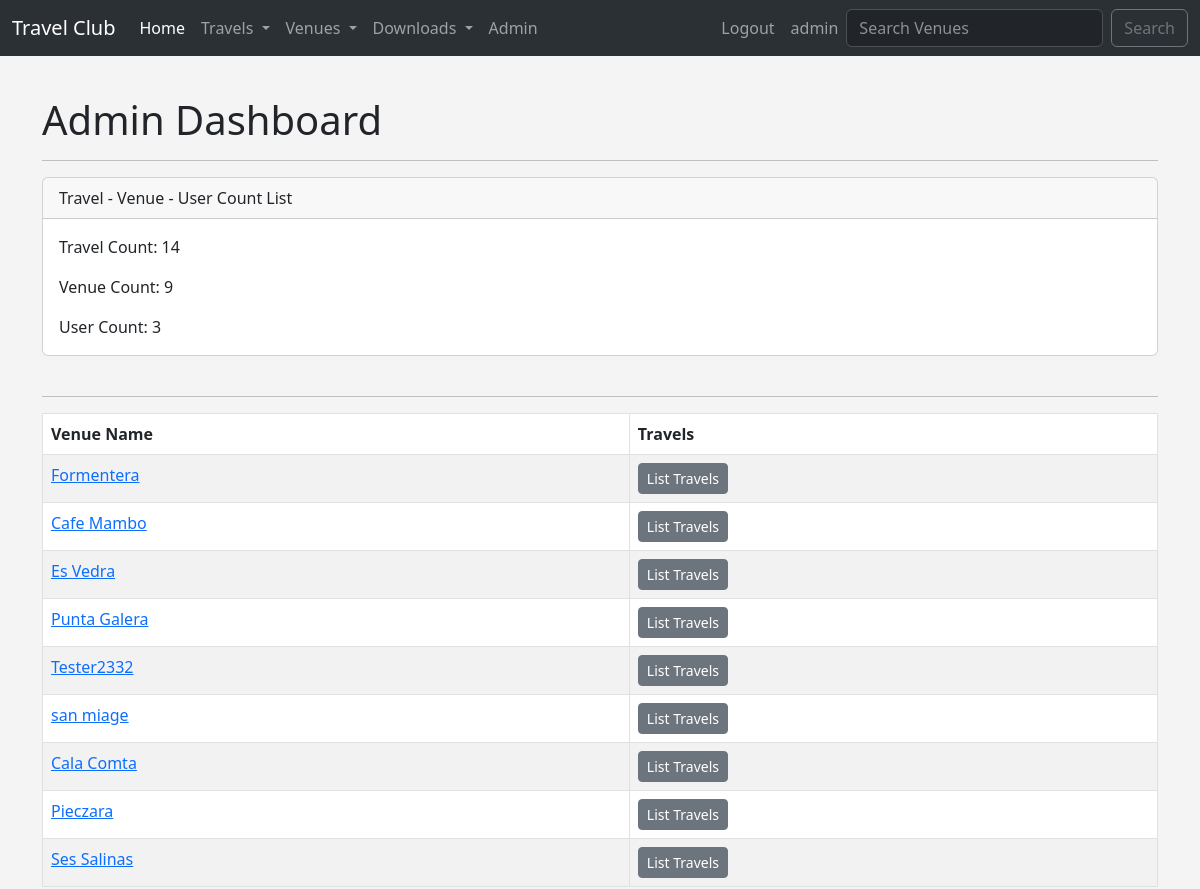
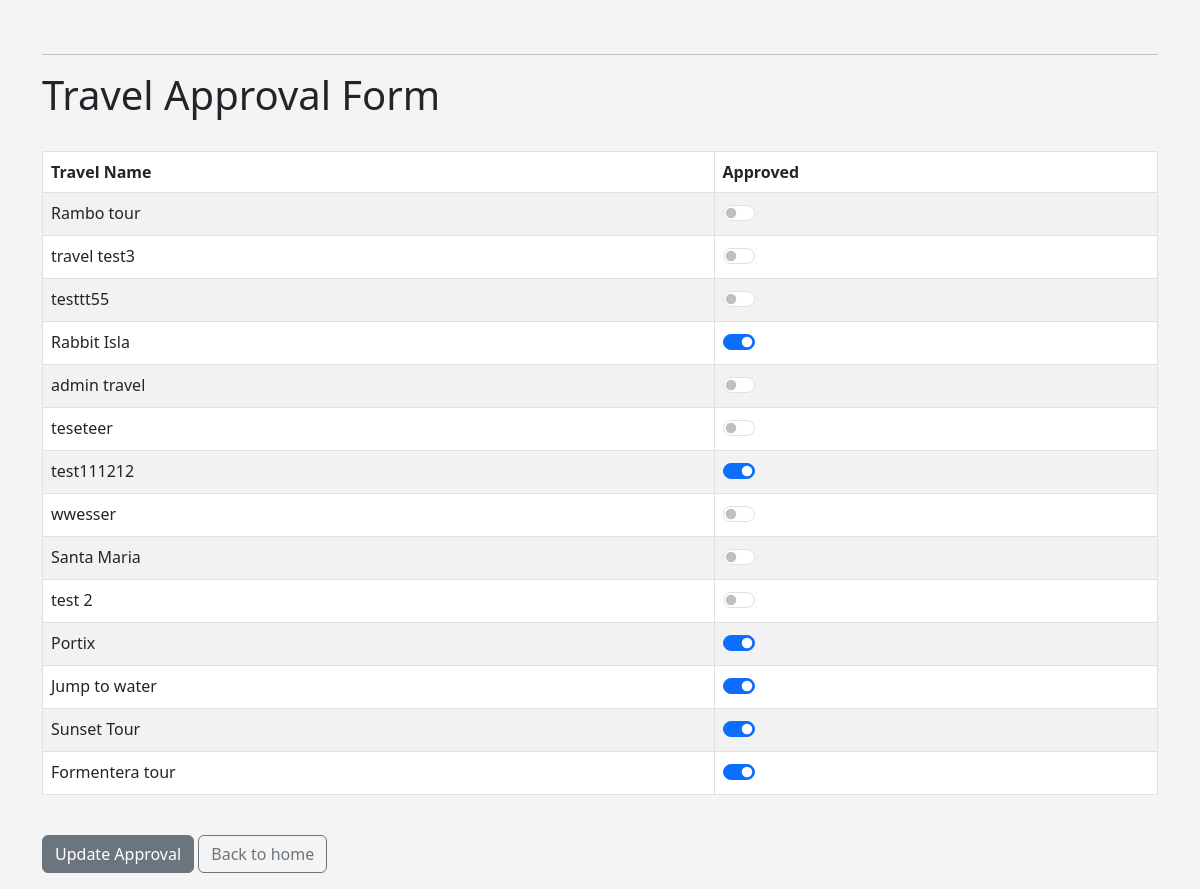
Screenshot of /admin_approval (signed in) with the database file from the repository (2 pictures, top to bottom).
### travel/models.py (models this page shows, shortened)
class Venue(models.Model):
    name = models.CharField('Venue Name', max_length=120)
    address = models.CharField(max_length=300)
    zip_code = models.CharField('Zip Code', max_length=15)
    phone = models.CharField('Contact Phone', max_length=25, blank=True)
    web = models.URLField('Website Address', blank=True)
    email_address = models.EmailField('Email', blank=True)
    owner = models.IntegerField('Venue Owner', blank=False, default=1)
    venue_image = models.ImageField(null=True, blank=True, upload_to='images/')
    def __str__(self):
        return self.name

class Travel(models.Model):
    name = models.CharField('Travel Name', max_length=120)
    travel_date = models.DateTimeField('Travel Date')
    venue = models.ForeignKey(
        Venue, blank=True, null=True, on_delete=models.CASCADE)
    manager = models.ForeignKey(User, blank=True, null=True, on_delete=models.SET_NULL)
    description = models.TextField(blank=True)
    attendees = models.ManyToManyField(TravelUser, blank=True)
    approved = models.BooleanField('Approved', default=False)
    def __str__(self):
        return self.name

### travel/views.py (the view)
# urls.py: path('admin_approval', views.admin_approval, name='admin_approval'),
def admin_approval(request):
    venue_list = Venue.objects.all()
    travel_count = Travel.objects.all().count()
    venue_count = Venue.objects.all().count()
    user_count = User.objects.all().count()
    travel_list = Travel.objects.all().order_by('-travel_date')
    if request.user.is_superuser:
        if request.method == 'POST':
            id_list = request.POST.getlist('boxes')
            travel_list.update(approved=False)
            for x in id_list:
                Travel.objects.filter(pk=int(x)).update(approved=True)
            messages.success(
                request, ('Travel list approval has been updated!'))
            return redirect('list-travels')
        else:
            return render(request, 'travel/admin_approval.html', {
                'travel_list': travel_list,
                'travel_count': travel_count,
                'venue_count': venue_count,
                'user_count': user_count,
                'venue_list': venue_list})
    else:
        messages.success(
            request, ('You are not authorized to view this page!'))
        return redirect('home')
    return render(request, 'travel/admin_approval.html')

### travel/templates/travel/admin_approval.html (shortened to what this page needs)
{% extends 'travel/base.html' %}
{% block content %}
<h1>Admin Dashboard</h1>
<hr/>
<form action="" method="post">
<div class="card">
    <div class="card-header">
        Travel - Venue - User Count List
    </div>
    <div class="card-body">
        <p class="card-text">Travel Count: {{ travel_count }}</p>
        <p class="card-text">Venue Count: {{ venue_count }}</p>
        <p class="card-text">User Count: {{ user_count }}</p>
    </div>
</div>
<br><hr>
<table class="table table-striped table-hover table-bordered">
	<thead>
		<tr>
			<th scope="col">Venue Name</th>
			<th scope="col">Travels</th>
		</tr>
	</thead>
	<tbody>
		{% for venue in venue_list %}
		<tr>
			<td>
                <a href="{% url 'show-venue' venue.id%}">{{ venue }}</a>
            </td>
            <td>
                <a href="{% url 'venue-travels' venue.id %}" class="btn btn-sm btn-secondary">List Travels</a>
            </td>
            {% endfor %}
		</tr>
	</tbody>
</table>
<br><hr>
<h1>Travel Approval Form</h1>
<br>
<table class="table table-striped table-hover table-bordered">
	<thead>
		<tr>
			<th scope="col">Travel Name</th>
			<th scope="col">Approved</th>
		</tr>
	</thead>
	<tbody>
		{% for travel in travel_list %}
		<tr>
			<td>{{ travel }} </td>
            <td>
                {% if travel.approved %}
                <div class="form-check form-switch">
                    <input class="form-check-input" type="checkbox" checked="checked" value="{{ travel.id }}" name="boxes">
                  </div>
                  {% else %}
                  <div class="form-check form-switch">
                    <input class="form-check-input" type="checkbox"  value="{{ travel.id }}" name="boxes">
                  </div>
                  {% endif %}
            </td>
            {% endfor %}
		</tr>
	</tbody>
</table>
<br>
<button class="btn btn-secondary mb-3" type="submit">Update Approval</button>
<a href="{% url 'home' %} " class="btn btn-outline-secondary mb-3">Back to home</a>
{% endblock %}

### travel/templates/travel/navbar.html (shortened to what this page needs)
<nav class="navbar fixed-top navbar-expand-lg bg-body-tertiary" data-bs-theme="dark">
    <div class="container-fluid">
      <a class="navbar-brand" href="{% url 'home' %}">Travel Club</a>
      <div class="collapse navbar-collapse" id="navbarSupportedContent">
        <ul class="navbar-nav me-auto mb-2 mb-lg-0">
          <li class="nav-item">
            <a class="nav-link active" aria-current="page" href="{% url 'home' %}">Home</a>
          </li>
          <li class="nav-item dropdown">
            <a class="nav-link dropdown-toggle" href="#" role="button" data-bs-toggle="dropdown" aria-expanded="false">
              Travels
            </a>
          </li>
          <li class="nav-item dropdown">
            <a class="nav-link dropdown-toggle" href="#" role="button" data-bs-toggle="dropdown" aria-expanded="false">
              Venues
            </a>
          </li>
          <li class="nav-item dropdown">
            <a class="nav-link dropdown-toggle" href="#" role="button" data-bs-toggle="dropdown" aria-expanded="false">
              Downloads
            </a>
          </li>
          {% if user.is_authenticated %}
          {% if user.is_superuser %}
              <li class="nav-item">
                <a class="nav-link" href="{% url 'admin_approval' %}">Admin</a>
              </li>
            </ul>
              {% endif %}
              <ul class="navbar-nav navbar-right">
              <li class="nav-item" >
                <a class="nav-link" href="{% url 'logout' %}">Logout</a>
              </li>
              <li class="nav-item">
                  <a class="nav-link" href="#">{{ user }}</a>
                </li>
                {% endif %}
              </ul>
        <form class="d-flex" role="search" method=POST action="{% url 'search-venues' %}">
          <input class="form-control me-2 bg-dark" type="search" placeholder="Search Venues" aria-label="Search" name="searched">
          <button class="btn btn-outline-secondary" type="submit">Search</button>
        </form>
      </div>
    </div>
  </nav>

### travel/templates/travel/base.html (style rules this page uses)
body { background: #f4f4f4 ; }

### rows the page displays
Venue: name "Formentera"
Venue: name "Cafe Mambo"
Venue: name "Es Vedra"
Venue: name "Punta Galera"
Venue: name "Tester2332"
Venue: name "san miage"
Venue: name "Cala Comta"
Venue: name "Pieczara"
Venue: name "Ses Salinas"
Travel: name "Rambo tour"
Travel: name "travel test3"
Travel: name "testtt55"
Travel: name "Rabbit Isla"
Travel: name "admin travel"
Travel: name "teseteer"
Travel: name "test111212"
Travel: name "wwesser"
Travel: name "Santa Maria"
Travel: name "test 2"
Travel: name "Portix"
Travel: name "Jump to water"
Travel: name "Sunset Tour"
Travel: name "Formentera tour"

### other values shown
{{ user }} "admin"
{{ travel_count }} "14"
{{ venue_count }} "9"
{{ user_count }} "3"
